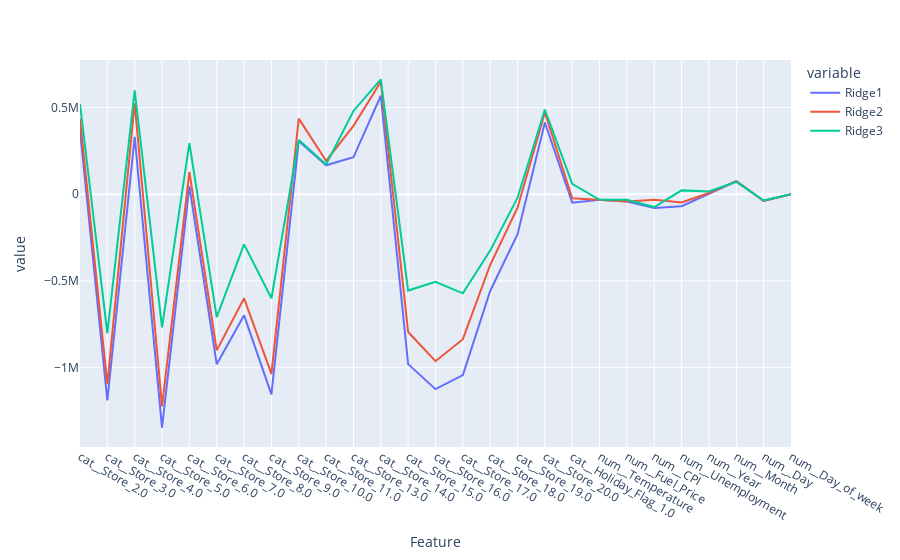

The cell this chart's notebook holds for it:
### Code cell
# Plot different Ridge coefficients 
fig = px.line(coefficients_ridge, x = 'Feature', y = ['Ridge1', 'Ridge2', 'Ridge3'])
fig.show()

### Figure 1 — Plotly figure (JSON) as saved in the notebook; plotly's stock layout.template omitted (floating-point values rounded to 4 significant figures)
{"data": [{"hovertemplate": "variable=Ridge1<br>Feature=%{x}<br>value=%{y}<extra></extra>", "legendgroup": "Ridge1", "line": {"color": "#636efa", "dash": "solid"}, "marker": {"symbol": "circle"}, "mode": "lines", "name": "Ridge1", "orientation": "v", "showlegend": true, "type": "scatter", "x": ["cat__Store_2.0", "cat__Store_3.0", "cat__Store_4.0", "cat__Store_5.0", "cat__Store_6.0", "cat__Store_7.0", "cat__Store_8.0", "cat__Store_9.0", "cat__Store_10.0", "cat__Store_11.0", "cat__Store_13.0", "cat__Store_14.0", "cat__Store_15.0", "cat__Store_16.0", "cat__Store_17.0", "cat__Store_18.0", "cat__Store_19.0", "cat__Store_20.0", "cat__Holiday_Flag_1.0", "num__Temperature", "num__Fuel_Price", "num__CPI", "num__Unemployment", "num__Year", "num__Month", "num__Day", "num__Day_of_week"], "xaxis": "x", "y": [369400.0, -1190000.0, 331300.0, -1348000.0, 46620.0, -981700.0, -699300.0, -1155000.0, 307800.0, 167000.0, 213200.0, 568500.0, -980900.0, -1125000.0, -1044000.0, -558600.0, -230800.0, 414400.0, -48820.0, -31560.0, -41560.0, -79310.0, -68880.0, 4297.0, 75060.0, -38150.0, 0], "yaxis": "y"}, {"hovertemplate": "variable=Ridge2<br>Feature=%{x}<br>value=%{y}<extra></extra>", "legendgroup": "Ridge2", "line": {"color": "#EF553B", "dash": "solid"}, "marker": {"symbol": "circle"}, "mode": "lines", "name": "Ridge2", "orientation": "v", "showlegend": true, "type": "scatter", "x": ["cat__Store_2.0", "cat__Store_3.0", "cat__Store_4.0", "cat__Store_5.0", "cat__Store_6.0", "cat__Store_7.0", "cat__Store_8.0", "cat__Store_9.0", "cat__Store_10.0", "cat__Store_11.0", "cat__Store_13.0", "cat__Store_14.0", "cat__Store_15.0", "cat__Store_16.0", "cat__Store_17.0", "cat__Store_18.0", "cat__Store_19.0", "cat__Store_20.0", "cat__Holiday_Flag_1.0", "num__Temperature", "num__Fuel_Price", "num__CPI", "num__Unemployment", "num__Year", "num__Month", "num__Day", "num__Day_of_week"], "xaxis": "x", "y": [436000.0, -1097000.0, 526200.0, -1225000.0, 128700.0, -901600.0, -601100.0, -1037000.0, 436600.0, 192600.0, 395000.0, 648900.0, -795400.0, -963900.0, -836800.0, -408700.0, -77270.0, 471700.0, -23240.0, -31270.0, -41640.0, -32550.0, -47160.0, 7265.0, 76190.0, -39010.0, 0], "yaxis": "y"}, {"hovertemplate": "variable=Ridge3<br>Feature=%{x}<br>value=%{y}<extra></extra>", "legendgroup": "Ridge3", "line": {"color": "#00cc96", "dash": "solid"}, "marker": {"symbol": "circle"}, "mode": "lines", "name": "Ridge3", "orientation": "v", "showlegend": true, "type": "scatter", "x": ["cat__Store_2.0", "cat__Store_3.0", "cat__Store_4.0", "cat__Store_5.0", "cat__Store_6.0", "cat__Store_7.0", "cat__Store_8.0", "cat__Store_9.0", "cat__Store_10.0", "cat__Store_11.0", "cat__Store_13.0", "cat__Store_14.0", "cat__Store_15.0", "cat__Store_16.0", "cat__Store_17.0", "cat__Store_18.0", "cat__Store_19.0", "cat__Store_20.0", "cat__Holiday_Flag_1.0", "num__Temperature", "num__Fuel_Price", "num__CPI", "num__Unemployment", "num__Year", "num__Month", "num__Day", "num__Day_of_week"], "xaxis": "x", "y": [520400.0, -801300.0, 599400.0, -768200.0, 295500.0, -709400.0, -289500.0, -600600.0, 313700.0, 171600.0, 480800.0, 663200.0, -556200.0, -505200.0, -572100.0, -325500.0, -20010.0, 489100.0, 59540.0, -32610.0, -31530.0, -74270.0, 22200.0, 16370.0, 71700.0, -35980.0, 0], "yaxis": "y"}], "layout": {"legend": {"title": {"text": "variable"}, "tracegroupgap": 0}, "margin": {"t": 60}, "xaxis": {"anchor": "y", "domain": [0, 1], "title": {"text": "Feature"}}, "yaxis": {"anchor": "x", "domain": [0, 1], "title": {"text": "value"}}}}
